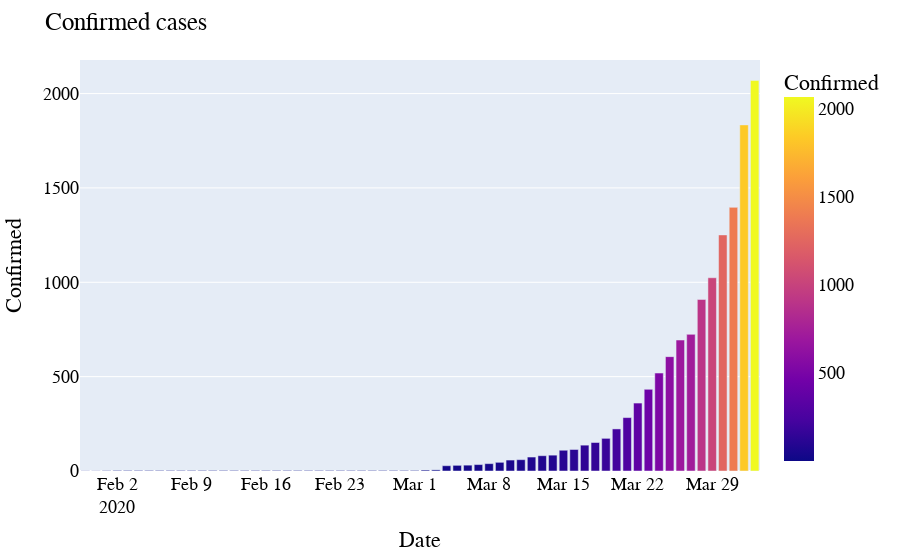

Notebook source saved alongside this figure:
### Markdown cell above
### Confirmed cases trend

### Code cell
import plotly.express as px
fig = px.bar(date_group, x='Date', y='Confirmed', color='Confirmed')

fig.update_layout(
    title="Confirmed cases",    
    font=dict(
        family="Courier New, monospace",
        size=18,
        color="black"
    )
)

fig.show()

### Figure 1 — Plotly figure (JSON) as saved in the notebook; plotly's stock layout.template omitted (floating-point values rounded to 4 significant figures)
{"data": [{"alignmentgroup": "True", "hovertemplate": "Date=%{x}<br>Confirmed=%{marker.color}<extra></extra>", "legendgroup": "", "marker": {"color": [1, 1, 2, 3, 3, 3, 3, 3, 3, 3, 3, 3, 3, 3, 3, 3, 3, 3, 3, 3, 3, 3, 3, 3, 3, 3, 3, 3, 3, 3, 3, 3, 5, 6, 28, 30, 31, 34, 39, 46, 58, 60, 74, 81, 84, 110, 114, 137, 151, 173, 223, 283, 360, 433, 519, 606, 694, 724, 909, 1024, 1251, 1397, 1834, 2069], "coloraxis": "coloraxis"}, "name": "", "offsetgroup": "", "orientation": "v", "showlegend": false, "textposition": "auto", "type": "bar", "x": ["2020-01-30T00:00:00", "2020-01-31T00:00:00", "2020-02-01T00:00:00", "2020-02-02T00:00:00", "2020-02-03T00:00:00", "2020-02-04T00:00:00", "2020-02-05T00:00:00", "2020-02-06T00:00:00", "2020-02-07T00:00:00", "2020-02-08T00:00:00", "2020-02-09T00:00:00", "2020-02-10T00:00:00", "2020-02-11T00:00:00", "2020-02-12T00:00:00", "2020-02-13T00:00:00", "2020-02-14T00:00:00", "2020-02-15T00:00:00", "2020-02-16T00:00:00", "2020-02-17T00:00:00", "2020-02-18T00:00:00", "2020-02-19T00:00:00", "2020-02-20T00:00:00", "2020-02-21T00:00:00", "2020-02-22T00:00:00", "2020-02-23T00:00:00", "2020-02-24T00:00:00", "2020-02-25T00:00:00", "2020-02-26T00:00:00", "2020-02-27T00:00:00", "2020-02-28T00:00:00", "2020-02-29T00:00:00", "2020-03-01T00:00:00", "2020-03-02T00:00:00", "2020-03-03T00:00:00", "2020-03-04T00:00:00", "2020-03-05T00:00:00", "2020-03-06T00:00:00", "2020-03-07T00:00:00", "2020-03-08T00:00:00", "2020-03-09T00:00:00", "2020-03-10T00:00:00", "2020-03-11T00:00:00", "2020-03-12T00:00:00", "2020-03-13T00:00:00", "2020-03-14T00:00:00", "2020-03-15T00:00:00", "2020-03-16T00:00:00", "2020-03-17T00:00:00", "2020-03-18T00:00:00", "2020-03-19T00:00:00", "2020-03-20T00:00:00", "2020-03-21T00:00:00", "2020-03-22T00:00:00", "2020-03-23T00:00:00", "2020-03-24T00:00:00", "2020-03-25T00:00:00", "2020-03-26T00:00:00", "2020-03-27T00:00:00", "2020-03-28T00:00:00", "2020-03-29T00:00:00", "2020-03-30T00:00:00", "2020-03-31T00:00:00", "2020-04-01T00:00:00", "2020-04-02T00:00:00"], "xaxis": "x", "y": [1, 1, 2, 3, 3, 3, 3, 3, 3, 3, 3, 3, 3, 3, 3, 3, 3, 3, 3, 3, 3, 3, 3, 3, 3, 3, 3, 3, 3, 3, 3, 3, 5, 6, 28, 30, 31, 34, 39, 46, 58, 60, 74, 81, 84, 110, 114, 137, 151, 173, 223, 283, 360, 433, 519, 606, 694, 724, 909, 1024, 1251, 1397, 1834, 2069], "yaxis": "y"}], "layout": {"barmode": "relative", "coloraxis": {"colorbar": {"title": {"text": "Confirmed"}}, "colorscale": [[0, "#0d0887"], [0.1111, "#46039f"], [0.2222, "#7201a8"], [0.3333, "#9c179e"], [0.4444, "#bd3786"], [0.5556, "#d8576b"], [0.6667, "#ed7953"], [0.7778, "#fb9f3a"], [0.8889, "#fdca26"], [1, "#f0f921"]]}, "font": {"color": "black", "family": "Courier New, monospace", "size": 18}, "legend": {"tracegroupgap": 0}, "margin": {"t": 60}, "title": {"text": "Confirmed cases"}, "xaxis": {"anchor": "y", "domain": [0, 1], "title": {"text": "Date"}}, "yaxis": {"anchor": "x", "domain": [0, 1], "title": {"text": "Confirmed"}}}}
